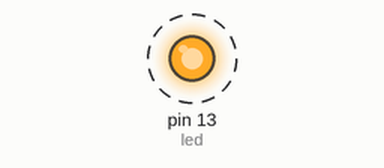
Simulated run of this sketch. Board: Arduino Uno, built with avr-gcc and run on an emulated ATmega328P. Shown: output pins drawn as LEDs (lit = HIGH). Dashed ring = blinking.

Above: at 0.15 s.
Timing chart, 0 to 3.0 s (numbered marks = the images above):
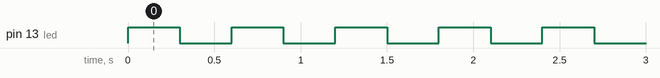

Measured:
- by itself, pin 13 (led): alternates HIGH for 0.30 s and LOW for 0.30 s

The sketch:

Blink_test.ino
```cpp
/*
  LED Blink

 */

// Pin 13 has an LED connected on most Arduino boards.
int led = 13;

void setup()
{
  pinMode(led, OUTPUT);
}

// the loop routine runs over and over again forever:
void loop() {
  digitalWrite(led, HIGH);
  delay(300);
  digitalWrite(led, LOW);
  delay(300);
}
```
